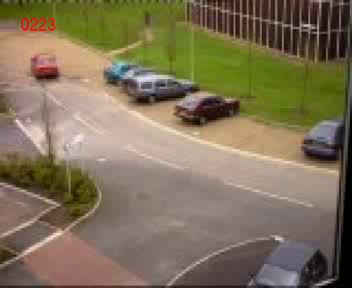
#> input picture frame 52 of positiontracking/MFTracker/mftracker/examples/inputcar.avi, 352 x 288 px, given in place of motion.h264, which was not available
$ python Track1.py   (Python 2 division)
#> lines starting #> are read from the running program, lines starting #| are printed output that depends on the picture; after the words box and inside, x2 and y2 are one past the last pixel; in counts of white or black regions, pixels touching at a corner belong together; pictures that were not available may be replaced by others from this repository, and a replacement may not be noted
import numpy as np
import cv2
import copy
from collections import deque

cap = cv2.VideoCapture('motion.h264')

while(cap.isOpened()):
    #read the video frame by frame
    ret, frame = cap.read()
#> frame is the input picture: shape (288, 352, 3); mean B, G, R 88.6, 114, 128.1

    #copy of frame read just now
    orig_image = frame.copy()

    #Median Blur: smoothening the images
    #makes median of all the pixels under kernel area and central element is replaced with this median value.
    #highly effective against salt-and-pepper noise in the images.
    frame = cv2.medianBlur(frame,5)
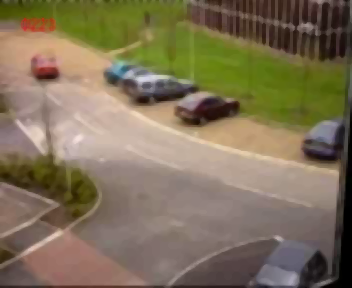
#> frame: shape (288, 352, 3); mean B, G, R 88.1, 113.5, 127.6

    #convert color from BGR to HSV
    hsv_image = cv2.cvtColor(frame, cv2.COLOR_BGR2HSV)
#> hsv_image: shape (288, 352, 3); mean H, S, V 24.4, 90.8, 130

    #define lower and upper limit of hue range for red color
    lower_red_hue_range = cv2.inRange(hsv_image, np.array([0, 100, 100]), np.array([10, 255, 255]))
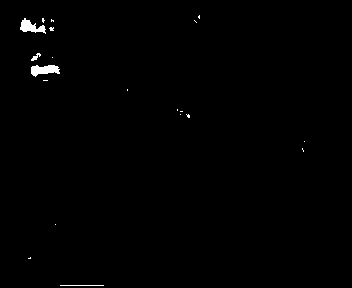
#> lower_red_hue_range: shape (288, 352); 0.58% white; 20 white regions (16 under 20 px), largest, box (x1, y1, x2, y2) and area: (31, 65, 60, 77) 229, (20, 18, 46, 34) 207, (60, 285, 104, 286) 44, (31, 53, 41, 61) 36
    upper_red_hue_range = cv2.inRange(hsv_image, np.array([160, 100, 100]), np.array([179, 255, 255]))
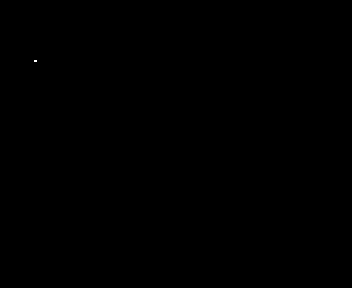
#> upper_red_hue_range: shape (288, 352); 0.01% white in thin lines or dots, all inside (x1, y1, x2, y2) = (34, 60, 37, 62)

    #Calculates the weighted sum of two arrays.
    red_hue_image = cv2.addWeighted(lower_red_hue_range, 1.0, upper_red_hue_range, 2.0, 0.0)
#> red_hue_image: shape (288, 352); 0.59% white; 20 white regions (16 under 20 px)

    #Blurs an image using a Gaussian filter
    #The function convolves the source image with the specified Gaussian kernel
    red_hue_image = cv2.GaussianBlur(red_hue_image, (9, 9), 2, 2)

    #find contours in the red_hue_image formed after weighted adding of lower and upper ranges of red
    cnts = cv2.findContours(red_hue_image.copy(), cv2.RETR_EXTERNAL, cv2.CHAIN_APPROX_SIMPLE)[-2]
#> cnts = 9 contours; largest, box (x1, y1, x2, y2) and area: (27, 49, 64, 85) 892, (16, 14, 58, 38) 798, (56, 281, 108, 288) 303, (173, 105, 194, 122) 222, (190, 11, 204, 27) 148
    center = None

    # only proceed if at least one contour was found
    if len(cnts) > 0:
	# find the largest contour in the mask, then use
	# it to compute the minimum enclosing circle and
	# centroid
	c = max(cnts, key=cv2.contourArea)
#> c = contour of 54 points, box (x1, y1, x2, y2) (27, 49, 64, 85), area 892
	((x, y), radius) = cv2.minEnclosingCircle(c)
#> x = 45; y = 65.98; radius = 20.6
	M = cv2.moments(c)
#> M = moments, m00 891.5, centre m10/m00, m01/m00 = (43.18, 67.02)
	center = (int(M["m10"] / M["m00"]), int(M["m01"] / M["m00"]))
#> center = (43, 67)

	# only proceed if the radius meets a minimum size
	if radius > 2:
	    # draw the circle and centroid on the frame,
	    # then update the list of tracked points
	    cv2.circle(orig_image, (int(x), int(y)), int(radius),(0, 255, 255), 2)
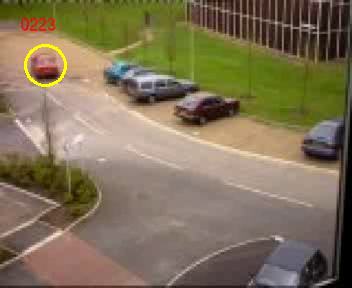
#> orig_image: shape (288, 352, 3); 0.38% of pixels changed, all inside (x1, y1, x2, y2) = (24, 44, 67, 87)
	    cv2.circle(orig_image, center, 5, (0, 0, 255), -1)
#> orig_image: shape (288, 352, 3); 0.08% of pixels changed, all inside (x1, y1, x2, y2) = (38, 62, 49, 73)

    cv2.imshow("Threshold lower image", lower_red_hue_range);
    cv2.imshow("Threshold upper image", upper_red_hue_range);
    cv2.imshow("Combined threshold images", red_hue_image)
    cv2.imshow("Detected red circles on the input image", orig_image)

    if cv2.waitKey(1) & 0xFF == ord('q'):
#> (key q is pressed here)
        break

cap.release()
cv2.destroyAllWindows()

$ run again, starting later in the video
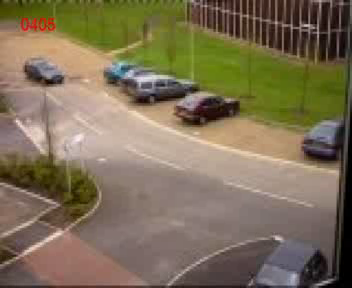
#> input picture frame 234 of positiontracking/MFTracker/mftracker/examples/inputcar.avi, 352 x 288 px, given in place of motion.h264, which was not available
#> frame is the input picture: shape (288, 352, 3); mean B, G, R 86.7, 111.7, 125.6
#> hsv_image: shape (288, 352, 3); mean H, S, V 25.5, 91.7, 127.5
#> `lower_red_hue_range = cv2.inRange(hsv_image, np.array([0, 100, 100]), ..`:
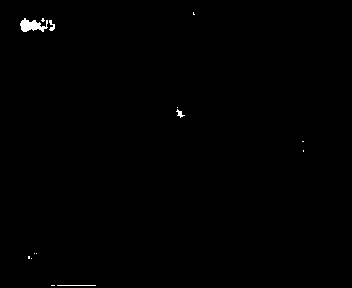
#> lower_red_hue_range: shape (288, 352); 0.37% white; 14 white regions (10 under 20 px)
#> upper_red_hue_range: shape (288, 352); every value is 0
#> cnts = 6 contours; box (x1, y1, x2, y2) and area: (16, 14, 59, 36) 778, (47, 281, 100, 288) 309, (172, 103, 189, 122) 212, (24, 249, 41, 263) 157, (298, 137, 308, 156) 137, (189, 8, 199, 19) 82
#> c = contour of 30 points, box (x1, y1, x2, y2) (16, 14, 59, 36), area 778
#> x = 37; y = 25.5; radius = 21.71
#> M = moments, m00 778, centre m10/m00, m01/m00 = (36.64, 24.79)
#> center = (36, 24)
#> `cv2.circle(orig_image, (int(x), int(y)), int(radius),(0, 255, 255), 2)`:
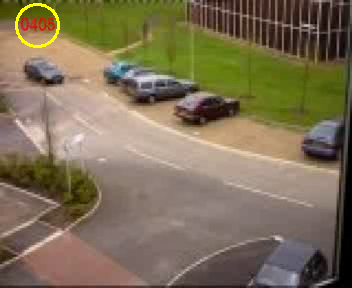
#> orig_image: shape (288, 352, 3); 0.4% of pixels changed, all inside (x1, y1, x2, y2) = (15, 3, 60, 48)

$ run again, starting later in the video
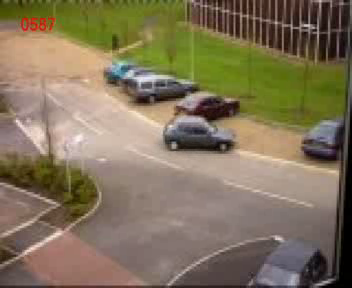
#> input picture frame 416 of positiontracking/MFTracker/mftracker/examples/inputcar.avi, 352 x 288 px, given in place of motion.h264, which was not available
#> frame is the input picture: shape (288, 352, 3); mean B, G, R 90.4, 115.7, 129.3
#> `frame = cv2.medianBlur(frame,5)`:
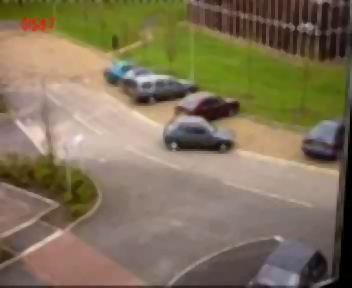
#> frame: shape (288, 352, 3); mean B, G, R 89.9, 115.3, 128.9
#> hsv_image: shape (288, 352, 3); mean H, S, V 25.8, 89.4, 131.3
#> lower_red_hue_range: shape (288, 352); 0.34% white; 10 white regions (7 under 20 px)
#> upper_red_hue_range: shape (288, 352); every value is 0
#> cnts = 6 contours; box (x1, y1, x2, y2) and area: (13, 14, 59, 36) 738, (45, 281, 85, 288) 226, (189, 12, 204, 26) 172, (172, 103, 186, 116) 123, (24, 252, 36, 264) 112, (124, 282, 138, 288) 62
#> c = contour of 33 points, box (x1, y1, x2, y2) (13, 14, 59, 36), area 738
#> x = 35.5; y = 25.5; radius = 23.72
#> M = moments, m00 738, centre m10/m00, m01/m00 = (34.06, 24.4)
#> center = (34, 24)
#> `cv2.circle(orig_image, (int(x), int(y)), int(radius),(0, 255, 255), 2)`:
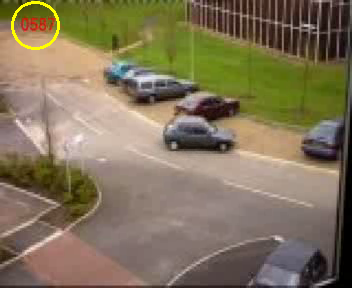
#> orig_image: shape (288, 352, 3); 0.42% of pixels changed, all inside (x1, y1, x2, y2) = (11, 1, 60, 50)
